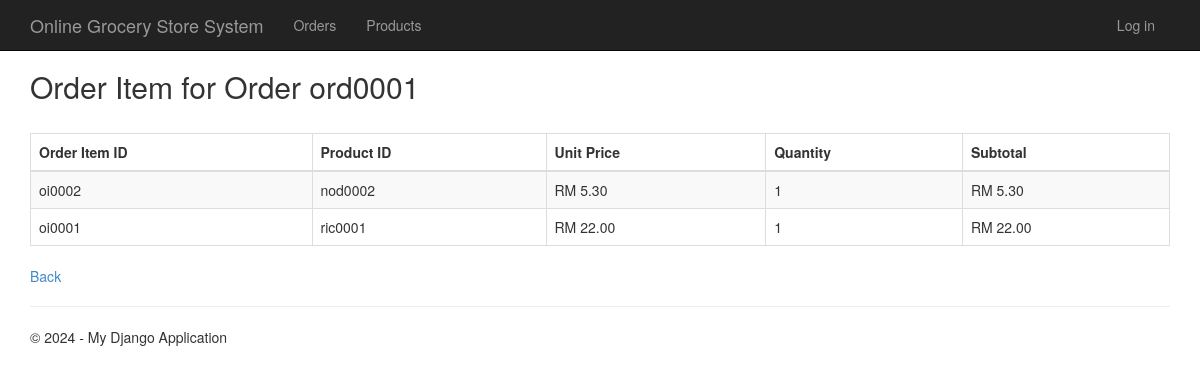
Page /sstf_checkorderitem/ord0001/ on the committed database.
### app/models.py (models this page shows, shortened)
class Order(models.Model):
    order_id = models.CharField(primary_key=True, max_length=10)
    customer = models.ForeignKey(User, on_delete=models.RESTRICT, related_name='customer_orders',to_field='username', limit_choices_to={'username__startswith': 'cst'})
    cart = models.ForeignKey(Cart, on_delete=models.RESTRICT, max_length=10)
    staff = models.ForeignKey(User, on_delete=models.RESTRICT, related_name='staff_orders',to_field='username', limit_choices_to={'username__startswith': 'sstf'})
    order_qty = models.IntegerField()
    order_amt = models.DecimalField(max_digits=5, decimal_places=2)
    order_date = models.DateTimeField()
    order_status = models.TextField()
    delivery_addr = models.TextField()
    delivery_remark = models.TextField(null=True, default=None, blank=True)

class OrderItem(models.Model):
    orderItem_id = models.CharField(primary_key=True, max_length=10)
    order = models.ForeignKey(Order, on_delete=models.RESTRICT, max_length=10)
    customer = models.ForeignKey(User, on_delete=models.RESTRICT, related_name='customer_orderitems',to_field='username', limit_choices_to={'username__startswith': 'cst'})
    product = models.ForeignKey(Product, on_delete=models.RESTRICT, max_length=10)
    orderUnitPrice = models.DecimalField(max_digits=5, decimal_places=2)
    orderItem_qty = models.IntegerField()
    orderItem_subtotal = models.DecimalField(max_digits=5, decimal_places=2)

### sstf_checkorder/views.py (the view)
# urls.py: path('sstf_checkorderitem/<str:order_id>/', sstf_checkorder_views.order_items_view, name='order_items_view'),
def order_items_view(request, order_id):
    order = get_object_or_404(Order, order_id=order_id)
    order_items = OrderItem.objects.filter(order=order)
    title = f'Order Detail - {order.order_id}'
    year = datetime.now().year
    context = {
        'order': order,
        'order_items': order_items,
        'title':title,
        'year':year,
    }
    return render(request, 'sstf_checkorder/sstf_vieworderdetail.html', context)

### viewproducts/context_processors.py (called while the page is built)
def cart(request):
    return {'cart': Cart(request)}

### sstf_checkorder/templates/sstf_checkorder/sstf_vieworderdetail.html
{% extends "app/storestafflayout.html" %}
{% block content %}
<h2>Order Item for Order {{ order.order_id }}</h2>
<br>
<div class="d-flex justify-content-center row">
    <div class="col-md-12">
        <div class="rounded">
            <div class="table-responsive table-borderless">
                <table class="table table-striped table-bordered">
                    <thead class="thead-dark">
                      <tr>
                        <th>Order Item ID</th>
                        <th>Product ID</th>
                        <th>Unit Price</th>
                        <th>Quantity</th>
                        <th>Subtotal</th>
                      </tr>
                    </thead>
                    <tbody>
                      {% for orderitem in order_items %}
                        <tr>
                            <td>{{ orderitem.orderItem_id }}</td>
                            <td>{{ orderitem.product_id }}</td>
                            <td>RM {{ orderitem.orderUnitPrice }}</td>
                            <td>{{ orderitem.orderItem_qty }}</td>
                            <td>RM {{ orderitem.orderItem_subtotal }}</td>
                        </tr>
                      {% endfor %}
                    </tbody>
                  </table>
            </div>
        </div>
    </div>
</div>
<p><a href="/sstf_checkorder">Back</a></p>
{% endblock %}

### app/static/app/content/site.css (style rules this page uses)
body { padding-top: 50px; padding-bottom: 20px; }

### rows in the picture
Order: order_id "ord0001"
OrderItem: orderItem_id "oi0002", product_id "nod0002", orderUnitPrice "5.30", orderItem_qty "1", orderItem_subtotal "5.30"
OrderItem: orderItem_id "oi0001", product_id "ric0001", orderUnitPrice "22.00", orderItem_qty "1", orderItem_subtotal "22.00"
